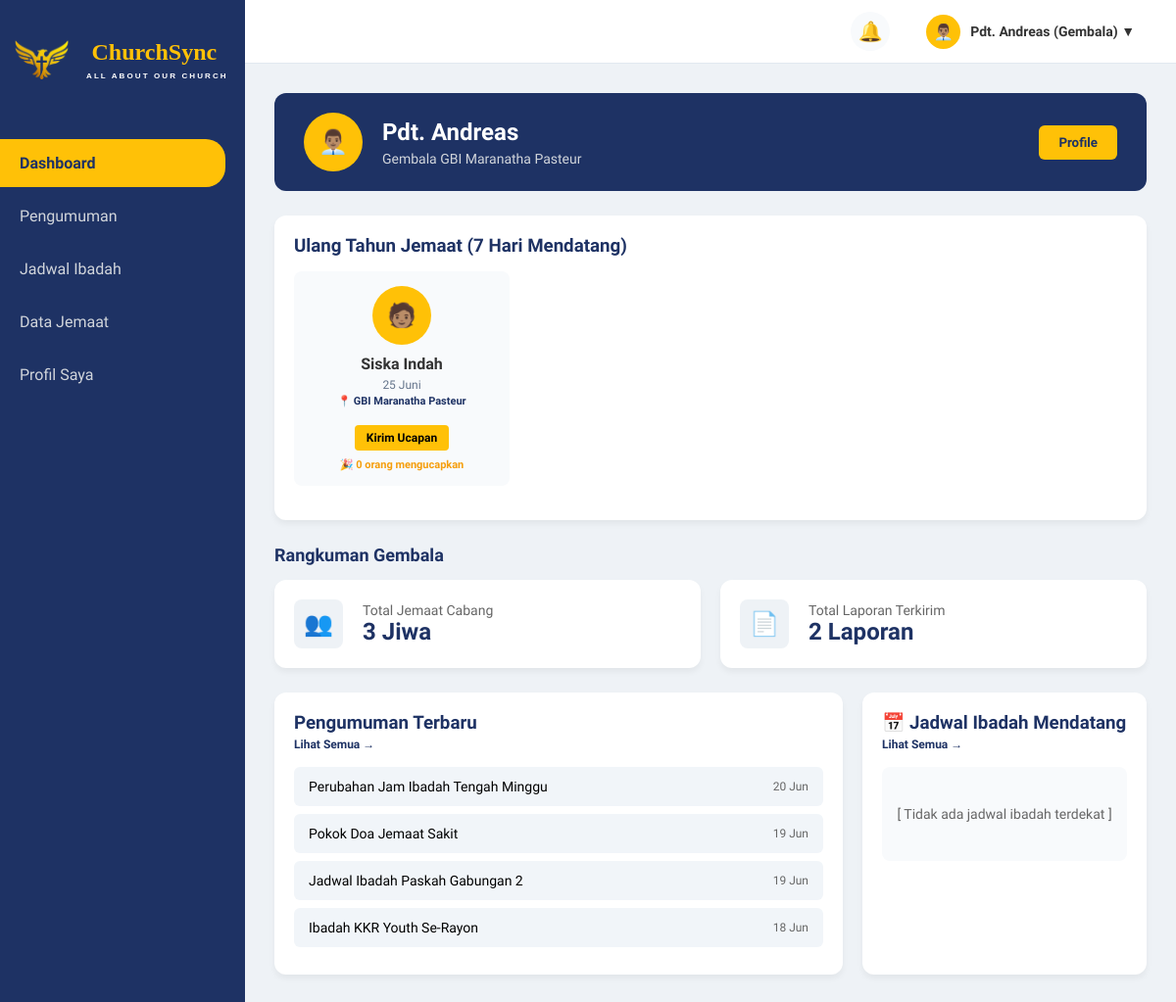
Page /gembala/dashboard_gembala.php (signed in) on the committed database.
### tables this page shows
CREATE TABLE `jemaat` (
  `id_jemaat` int(20) NOT NULL AUTO_INCREMENT,
  `nama_lengkap` varchar(100) NOT NULL,
  `tanggal_lahir` date NOT NULL,
  `no_telp` varchar(100) NOT NULL,
  `alamat` varchar(255) NOT NULL,
  `email` varchar(100) NOT NULL,
  `password` varchar(100) NOT NULL,
  `role` enum('jemaat','gembala_cabang','admin') NOT NULL,
  `id_cabang` int(11) NOT NULL,
  PRIMARY KEY (`id_jemaat`),
  KEY `fk_jemaat_cabang` (`id_cabang`),
  CONSTRAINT `fk_jemaat_cabang` FOREIGN KEY (`id_cabang`) REFERENCES `cabang_gereja` (`id_cabang`)
);

CREATE TABLE `cabang_gereja` (
  `id_cabang` int(5) NOT NULL AUTO_INCREMENT,
  `nama_cabang` varchar(100) NOT NULL,
  `alamat_cabang` varchar(255) NOT NULL,
  `id_gembala` int(11) DEFAULT NULL,
  PRIMARY KEY (`id_cabang`)
);

CREATE TABLE `pengumuman` (
  `id_pengumuman` int(20) NOT NULL AUTO_INCREMENT,
  `judul_pengumuman` varchar(255) NOT NULL,
  `isi_pengumuman` text NOT NULL,
  `tanggal_publikasi` date NOT NULL,
  `status_publikasi` enum('Draft','Published') NOT NULL,
  `kategori_pengumuman` varchar(50) NOT NULL,
  `gambar_pendukung` varchar(255) NOT NULL,
  `target_tipe` enum('umum','cabang') NOT NULL DEFAULT 'umum',
  `id_cabang` int(11) DEFAULT NULL,
  PRIMARY KEY (`id_pengumuman`)
);

### gembala/dashboard_gembala.php (the view, shortened to what this page needs)
<?php
include '../koneksi.php';
$nama_session = $_SESSION['nama_lengkap'];
$q_gembala = mysqli_query($conn, "SELECT j.*, c.nama_cabang
                                  FROM jemaat j
                                  JOIN cabang_gereja c ON j.id_cabang = c.id_cabang
                                  WHERE j.nama_lengkap = '$nama_session' AND j.role = 'gembala_cabang'");
$gembala = mysqli_fetch_assoc($q_gembala);
$id_cabang_gembala = $gembala['id_cabang'];
$nama_cabang = $gembala['nama_cabang'];
$q_total_jemaat = mysqli_query($conn, "SELECT COUNT(*) as total FROM jemaat WHERE id_cabang = '$id_cabang_gembala' AND role = 'jemaat'");
$total_jemaat = mysqli_fetch_assoc($q_total_jemaat)['total'];
$q_total_laporan = mysqli_query($conn, "SELECT COUNT(p.id_pendataan) as total
                                        FROM pendataan p
                                        JOIN jadwal_ibadah j ON p.id_jadwal = j.id_jadwal
                                        WHERE j.id_cabang = '$id_cabang_gembala'");
$total_laporan = mysqli_fetch_assoc($q_total_laporan)['total'];
$q_ultah = mysqli_query($conn, "
    SELECT j.id_jemaat, j.nama_lengkap, DAY(j.tanggal_lahir) as tgl, MONTH(j.tanggal_lahir) as bln, c.nama_cabang,
    (SELECT COUNT(*) FROM ucapan_ultah WHERE id_penerima = j.id_jemaat AND tahun = YEAR(NOW())) as total_ucapan
    FROM jemaat j
    LEFT JOIN cabang_gereja c ON j.id_cabang = c.id_cabang
    WHERE
        (DATE_FORMAT(j.tanggal_lahir, '%m-%d') BETWEEN DATE_FORMAT(NOW(), '%m-%d') AND DATE_FORMAT(DATE_ADD(NOW(), INTERVAL 7 DAY), '%m-%d'))
        OR
        (DATE_FORMAT(NOW(), '%m-%d') > DATE_FORMAT(DATE_ADD(NOW(), INTERVAL 7 DAY), '%m-%d') AND
        (DATE_FORMAT(j.tanggal_lahir, '%m-%d') >= DATE_FORMAT(NOW(), '%m-%d') OR DATE_FORMAT(j.tanggal_lahir, '%m-%d') <= DATE_FORMAT(DATE_ADD(NOW(), INTERVAL 7 DAY), '%m-%d')))
    ORDER BY
        CASE WHEN DATE_FORMAT(j.tanggal_lahir, '%m-%d') >= DATE_FORMAT(NOW(), '%m-%d') THEN 0 ELSE 1 END,
        DATE_FORMAT(j.tanggal_lahir, '%m-%d') ASC
    LIMIT 10
");
$q_pengumuman = mysqli_query($conn, "SELECT judul_pengumuman, tanggal_publikasi
                                     FROM pengumuman
                                     WHERE status_publikasi = 'Published'
                                     ORDER BY tanggal_publikasi DESC LIMIT 4");
$waktu_sekarang = date('Y-m-d H:i:s');
$query_jadwal_terdekat = mysqli_query($conn, "SELECT * FROM jadwal_ibadah
                                              WHERE id_cabang = '$id_cabang_gembala'
                                              AND waktu_pelaksanaan >= '$waktu_sekarang'
                                              ORDER BY waktu_pelaksanaan ASC LIMIT 4");
$bulan_indo = ['Januari', 'Februari', 'Maret', 'April', 'Mei', 'Juni', 'Juli', 'Agustus', 'September', 'Oktober', 'November', 'Desember'];
?>
<!DOCTYPE html>
<html lang="id">
<head>
    <link rel="stylesheet" href="../style.css">
</head>
<body>
    <div class="sidebar">
        <div class="sidebar-logo">
            <img src="../uploads/churchsync-logo.png" alt="Logo ChurchSync">
            <div class="logo-text-wrapper">
                ChurchSync
                <span>
                    ALL ABOUT OUR CHURCH
                </span>
            </div>
        </div>
        <nav>
            <a href="dashboard_gembala.php" class="nav-link active">Dashboard</a>
            <a href="pengumuman_gembala.php" class="nav-link">Pengumuman</a>
            <a href="../admin/jadwal_admin_up.php" class="nav-link">Jadwal Ibadah</a>
            <a href="data_jemaat_gembala.php" class="nav-link">Data Jemaat</a>
            <a href="profil_gembala.php" class="nav-link">Profil Saya</a>
        </nav>
    </div>
    <div class="content-wrapper">
        <div class="top-navbar">
            <div class="navbar-right">
                <?php include '../widget_notif.php'; ?>
                <div class="user-profile-dropdown" onclick="toggleDropdown()">
                    <div class="nav-avatar">👨🏽‍💼</div>
                    <div class="nav-user-name"><?= htmlspecialchars($gembala['nama_lengkap']); ?> (Gembala) ▼</div>
                </div>
            </div>
        </div>
        <div class="main-content">
            <div class="profile-banner">
                <div class="profile-info">
                    <div class="avatar">👨🏽‍💼</div>
                    <div class="profile-text">
                        <h2><?= htmlspecialchars($gembala['nama_lengkap']); ?></h2>
                        <p>Gembala <?= htmlspecialchars($nama_cabang); ?></p>
                    </div>
                </div>
                <button class="btn-profile" onclick="window.location.href='profil_gembala.php'">Profile</button>
            </div>
            <div class="card">
                <div class="card-header">
                    <h3>Ulang Tahun Jemaat (7 Hari Mendatang)</h3>
                </div>
                <div class="birthday-list">
                    <?php if (mysqli_num_rows($q_ultah) > 0): ?>
                        <?php while ($ultah = mysqli_fetch_assoc($q_ultah)): ?>
                            <div class="birthday-item">
                                <div class="avatar">🧑🏽</div>
                                <p style="font-weight: bold; margin-bottom: 5px; color: var(--text-dark);"><?= htmlspecialchars($ultah['nama_lengkap']); ?></p>
                                <p style="font-size: 12px; color: #64748b; margin-top: 0; margin-bottom: 3px;"><?= $ultah['tgl'] . ' ' . $bulan_indo[$ultah['bln'] - 1]; ?></p>
                                <p style="font-size: 11px; color: var(--primary-blue); font-weight: 600; margin-top: 0; margin-bottom: 8px;">
                                    📍 <?= $ultah['nama_cabang'] ? htmlspecialchars($ultah['nama_cabang']) : 'Pusat'; ?>
                                </p>
                                <button class="btn-ucapan" onclick="kirimUcapanIni(<?= $ultah['id_jemaat']; ?>, this)">Kirim Ucapan</button>
                                <p style="font-size: 11px; margin-top: 8px; color: #f59e0b; font-weight: bold;">
                                    🎉 <?= $ultah['total_ucapan']; ?> orang mengucapkan
                                </p>
                            </div>
                        <?php endwhile; ?>
                    <?php else: ?>
                        <p style="color: #64748b; padding: 10px; width: 100%; text-align: center;">Tidak ada jemaat yang berulang tahun dalam 7 hari ke depan.</p>
                    <?php endif; ?>
                </div>
            </div>
            <div class="summary-section">
                <div class="summary-title">Rangkuman Gembala</div>
                <div class="summary-grid">
                    <div class="stat-card">
                        <div class="stat-icon">👥</div>
                        <div class="stat-data">
                            <p>Total Jemaat Cabang</p>
                            <h3><?= $total_jemaat; ?> Jiwa</h3>
                        </div>
                    </div>
                    <div class="stat-card">
                        <div class="stat-icon">📄</div>
                        <div class="stat-data">
                            <p>Total Laporan Terkirim</p>
                            <h3><?= $total_laporan; ?> Laporan</h3>
                        </div>
                    </div>
                </div>
            </div>
            <div class="grid-container">
                <div class="card">
                    <div class="card-header">
                        <h3>Pengumuman Terbaru</h3>
                        <a href="pengumuman_gembala.php" style="font-size: 12px; text-decoration: none; color: var(--primary-blue); font-weight: 600;">Lihat Semua &rarr;</a>
                    </div>
                    <ul class="pengumuman-list">
                        <?php if (mysqli_num_rows($q_pengumuman) > 0): ?>
                            <?php while ($pengumuman = mysqli_fetch_assoc($q_pengumuman)): ?>
                                <li>
                                    <span><?= htmlspecialchars($pengumuman['judul_pengumuman']); ?></span>
                                    <span class="tgl-pengumuman"><?= date('d M', strtotime($pengumuman['tanggal_publikasi'])); ?></span>
                                </li>
                            <?php endwhile; ?>
                        <?php else: ?>
                            <li style="justify-content: center; color: #64748b;">Belum ada pengumuman.</li>
                        <?php endif; ?>
                    </ul>
                </div>
                <div class="card">
                    <div class="card-header">
                        <h3>📅 Jadwal Ibadah Mendatang</h3>
                        <a href="../admin/jadwal_admin_up.php" style="font-size: 12px; text-decoration: none; color: var(--primary-blue); font-weight: 600;">Lihat Semua &rarr;</a>
                    </div>
                    <?php if (mysqli_num_rows($query_jadwal_terdekat) == 0) : ?>
                        <div style="text-align: center; color: #666; padding: 40px 0; background: #f8fafc; border-radius: 8px; font-size: 14px;">
                            [ Tidak ada jadwal ibadah terdekat ]
                        </div>
                    <?php endif; ?>
                </div>
            </div>
        </div>
    </div>
</body>
</html>

### style.css (style rules this page uses)
:root { --primary-blue: #1e3264; --primary-yellow: #ffc107; --bg-light: #eef2f6; --card-bg: #ffffff; --text-dark: #333; --text-gray: #666; --tag-important: #dc3545; --tag-activity: #17a2b8; --tag-worship: #28a745; }
* { margin: 0; padding: 0; box-sizing: border-box; font-family: 'Plus Jakarta Sans', sans-serif; }
body { display: flex; background-color: var(--bg-light); height: 100vh; }
.sidebar { width: 250px; background-color: var(--primary-blue); color: white; display: flex; flex-direction: column; padding: 20px 0; }
.sidebar-logo { text-align: center; font-size: 24px; font-weight: bold; color: var(--primary-yellow); margin-bottom: 40px; }
.sidebar-logo span { display: block; font-size: 12px; color: #ccc; font-weight: normal; }
.nav-link { padding: 15px 20px; color: #d1d5db; text-decoration: none; display: block; transition: 0.3s; margin-bottom: 5px; }
.nav-link:hover, .nav-link.active { background-color: var(--primary-yellow); color: var(--primary-blue); font-weight: bold; border-radius: 0 20px 20px 0; margin-right: 20px; }
.main-content { flex: 1; padding: 30px; overflow-y: auto; }
.content-wrapper { flex: 1; display: flex; flex-direction: column; height: 100vh; overflow: hidden; }
.top-navbar { height: 65px; background-color: #ffffff; display: flex; justify-content: flex-end; align-items: center; padding: 0 30px; border-bottom: 1px solid #e2e8f0; flex-shrink: 0; }
.navbar-right { display: flex; align-items: center; gap: 25px; }
.user-profile-dropdown { position: relative; display: flex; align-items: center; gap: 12px; cursor: pointer; padding: 6px 12px; border-radius: 8px; transition: 0.3s; user-select: none; }
.nav-avatar { width: 35px; height: 35px; background-color: var(--primary-yellow); border-radius: 50%; display: flex; align-items: center; justify-content: center; font-size: 16px; }
.nav-user-name { font-size: 14px; font-weight: 600; color: var(--text-dark); }
.sidebar-logo { display: flex; align-items: center; gap: 12px; padding: 20px 15px; }
.sidebar-logo img { width: 55px; height: auto; flex-shrink: 0; }
.logo-text-wrapper { font-family: Georgia, serif; font-size: 24px; font-weight: bold; color: #ffc107; }
.logo-text-wrapper span { margin-top: 6px; font-family: Arial, sans-serif; font-size: 8px; font-weight: 600; color: white; letter-spacing: 2.1px; text-transform: uppercase; margin-left: 6px; }
.birthday-list { display: flex; gap: 20px; justify-content: flex-start; overflow-x: auto; padding-bottom: 15px; flex-wrap: nowrap; scroll-behavior: smooth; }
.birthday-item { background-color: #f8fafc; padding: 15px; border-radius: 8px; text-align: center; min-width: 220px; flex-shrink: 0; }
.birthday-item .avatar { margin: 0 auto 10px; }

### rows in the picture
jemaat: nama_lengkap "Pdt. Andreas", id_cabang.nama_cabang "GBI Maranatha Pasteur"
jemaat: nama_lengkap "Siska Indah", tgl "25", bln "Juni", id_cabang.nama_cabang "GBI Maranatha Pasteur", total_ucapan "0"
pengumuman: judul_pengumuman "Perubahan Jam Ibadah Tengah Minggu", tanggal_publikasi "20 Jun"
pengumuman: judul_pengumuman "Pokok Doa Jemaat Sakit", tanggal_publikasi "19 Jun"
pengumuman: judul_pengumuman "Jadwal Ibadah Paskah Gabungan 2", tanggal_publikasi "19 Jun"
pengumuman: judul_pengumuman "Ibadah KKR Youth Se-Rayon", tanggal_publikasi "18 Jun"

### other values in the picture
$total_jemaat "3"
$total_laporan "2"
